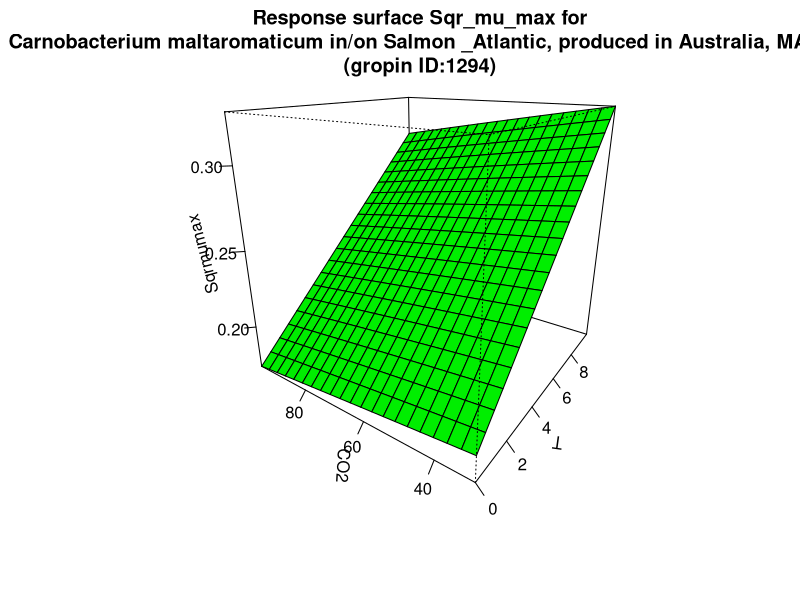

Write the R code that produced this figure.
#############################
# start of Parameter script
#############################
T <- seq(0,9.99000999000999,length.out=21)
CO2 <- seq(30.03,97.9020979020979,length.out=21)
#############################
# end of Parameter script
#############################
############################# 
# start of Model script Gropin ID 1294 
#############################
 
# constant coefficients for this model
 
variables <- data.frame(T,CO2)
argumentsPar <- unique.data.frame(expand.grid(variables))
 
# heart of the model
response_surface <- function(T,CO2) {
   mumax <-6.88*(10^-4)*(T+13.25)*sqrt(452-CO2)

	return(mumax=mumax)
} 

# output parameters
responseSurface <- cbind(argumentsPar,response_surface(argumentsPar['T'],argumentsPar['CO2']))
colnames(responseSurface) <- c(colnames(argumentsPar),'Sqrmumax')
#############################
# End of Model script
#############################
############################# 
# start of Visualisation script Gropin ID 1294 
#############################
titleText <-'Response surface Sqr_mu_max for
Carnobacterium maltaromaticum in/on Salmon _Atlantic, produced in Australia, MAP_
(gropin ID:1294)'
persp(T,CO2,matrix(unlist(responseSurface$'Sqrmumax'),nrow=21),col = 'green',xlab='T',ylab='CO2',zlab='Sqrmumax',main=titleText,theta=305,phi=20,shade=0.25,ticktype = 'detailed')
#############################
# End of Visualisation script
#############################
